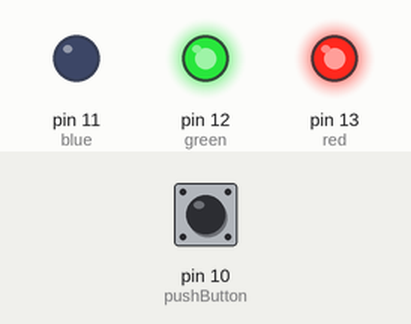
Recording of a sketch running on a simulated Arduino Uno, built with avr-gcc and run on an emulated ATmega328P. Shown: output pins drawn as LEDs (lit = HIGH). The test bench sets the inputs (shaded band); at power-on: pin 10 (pushButton) HIGH. What the sketch prints to the serial monitor is not drawn.

Above: at 1.2 s.
1.3 s: pin 10 (pushButton) pulled LOW for 0.15 s
At 1.39 s:
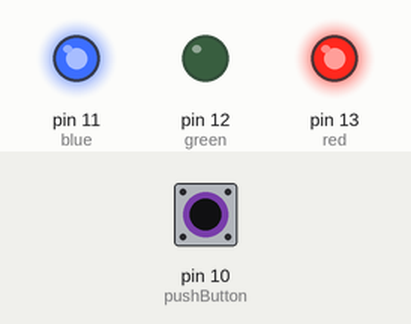
2.9 s: pin 10 (pushButton) pulled LOW for 3.2 s
At 6.7 s:
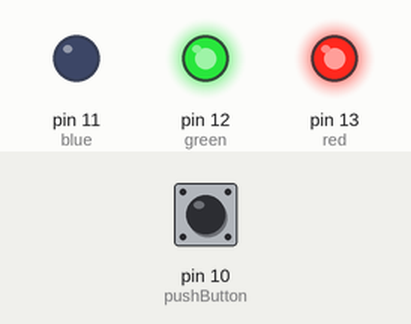
Timing chart, 0 to 8.2 s (numbered marks = the images above; inputs shaded):
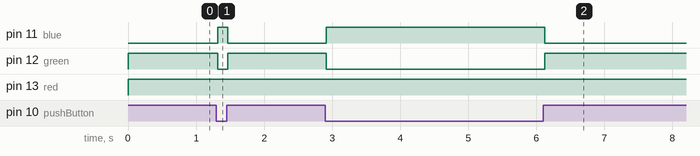

Measured:
- after the input at 1.3 s, pin 11 (blue): LOW → HIGH at once, → LOW 0.15 s later; pin 12 (green): HIGH → LOW at once, → HIGH 0.15 s later
- after the input at 2.9 s, pin 11 (blue): LOW → HIGH at once, → LOW 3.2 s later; pin 12 (green): HIGH → LOW at once, → HIGH 3.2 s later

The sketch:

9.PBnotpressedRGonpressedRBon.ino
```cpp
int pushButton = 10;    // Set the pin for the pushbutton
// Set colours to pins:
int red = 13;
int green = 12;
int blue = 11;
void setup() {
  // put your setup code here, to run once:
Serial.begin(9600); // Serial communications
pinMode(pushButton, INPUT_PULLUP); // uses the internal resistor and as an input
pinMode(red, OUTPUT);
pinMode(green, OUTPUT);
pinMode(blue, OUTPUT);
}

void loop() {
  // put your main code here, to run repeatedly:
int buttonState = digitalRead(pushButton);
Serial.print("buttonState");
Serial.print(buttonState);
digitalWrite(red, HIGH);
digitalWrite(green, buttonState);
digitalWrite(blue, !buttonState);
delay(1);
}
```
